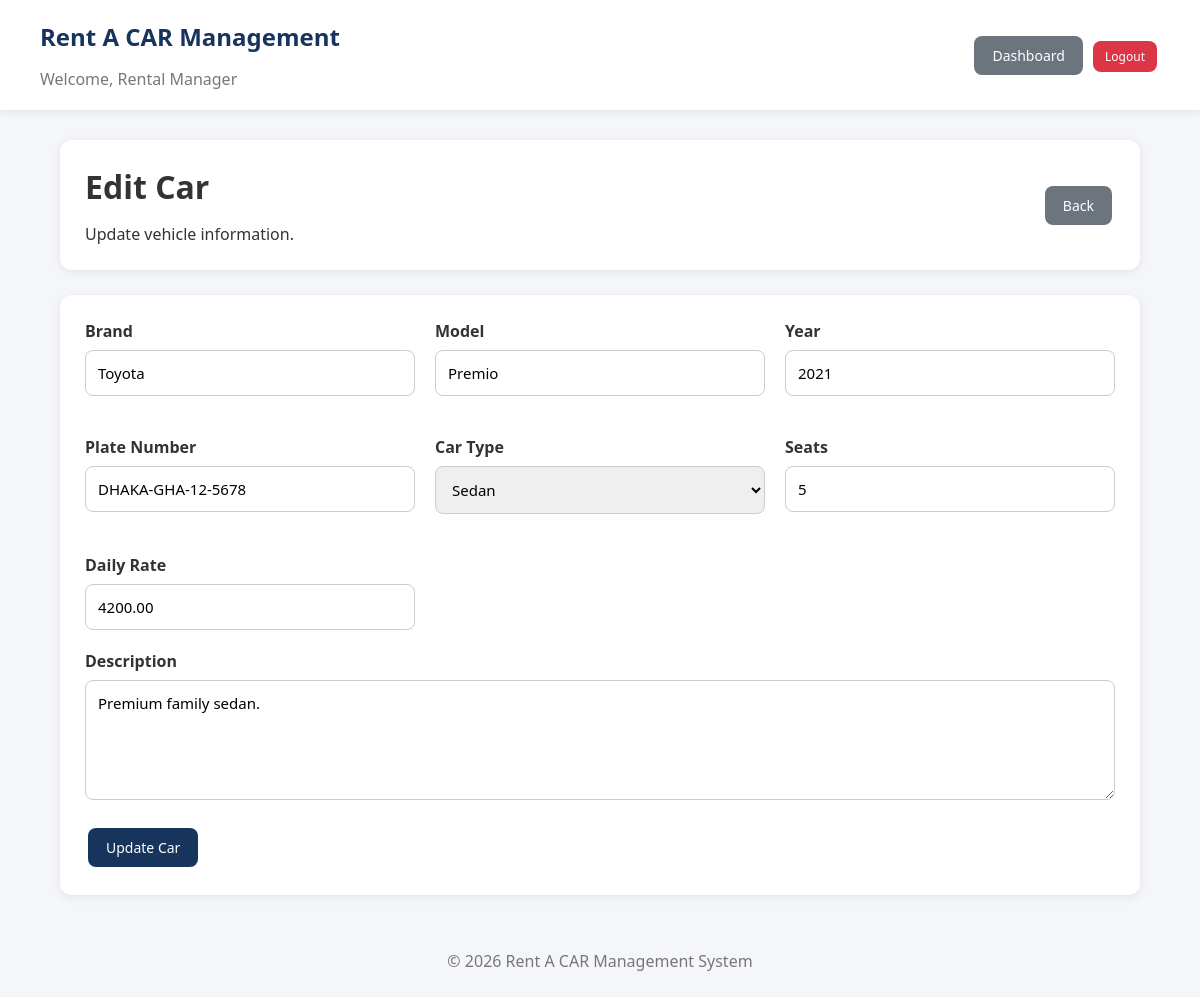
Page /index.php?page=manager&action=edit_car&id=2 (signed in) on the committed database.
### tables this page shows
CREATE TABLE cars(
    id INT AUTO_INCREMENT PRIMARY KEY,
    manager_id INT DEFAULT NULL,
    brand VARCHAR(80) NOT NULL,
    model VARCHAR(80) NOT NULL,
    car_year INT NOT NULL,
    plate_number VARCHAR(50) NOT NULL UNIQUE,
    car_type VARCHAR(50) NOT NULL,
    seats INT NOT NULL,
    daily_rate DECIMAL(10,2) NOT NULL,
    description TEXT,
    status ENUM('available','rented','inactive') DEFAULT 'available',
    maintenance_status ENUM('ready','service_required') DEFAULT 'ready',
    created_at TIMESTAMP DEFAULT CURRENT_TIMESTAMP,
    FOREIGN KEY(manager_id) REFERENCES users(id) ON DELETE SET NULL
);

### models/car_model.php (called while the page is built, shortened)
<?php
function get_car_by_id($conn,$id)
{
    $stmt=mysqli_prepare($conn,"SELECT * FROM cars WHERE id=?");
    mysqli_stmt_bind_param($stmt,"i",$id);
    mysqli_stmt_execute($stmt);
    return mysqli_fetch_assoc(mysqli_stmt_get_result($stmt));
}
?>

### helpers/helpers.php (called while the page is built, shortened)
<?php
function e($data)
{
    return htmlspecialchars($data ?? '', ENT_QUOTES, 'UTF-8');
}
?>

### views/manager/edit_car.php (the view)
<?php require_once "views/partials/header.php"; ?>
<div class="dashboard">
<div class="topbar">
<div>
<h1>Edit Car</h1>
<p>Update vehicle information.</p>
</div>
<a class="btn-secondary" href="index.php?page=manager&action=cars">Back</a>
</div>
<div class="box">
<form method="POST">
<div class="information">
<div class="field">
<label>Brand</label>
<input name="brand" value="<?= e($car['brand']); ?>" required>
</div>
<div class="field">
<label>Model</label>
<input name="model" value="<?= e($car['model']); ?>" required>
</div>
<div class="field">
<label>Year</label>
<input type="number" name="car_year" value="<?= e($car['car_year']); ?>" required>
</div>
<div class="field">
<label>Plate Number</label>
<input name="plate_number" value="<?= e($car['plate_number']); ?>" required>
</div>
<div class="field">
<label>Car Type</label>
<select name="car_type">
<?php foreach(['Sedan','SUV','Hatchback','Microbus','Luxury'] as $type): ?>
<option value="<?= e($type); ?>" <?= $car['car_type']==$type?'selected':''; ?>>
<?= e($type); ?>
</option>
<?php endforeach; ?>
</select>
</div>
<div class="field">
<label>Seats</label>
<input type="number" name="seats" value="<?= e($car['seats']); ?>" required>
</div>
<div class="field">
<label>Daily Rate</label>
<input type="number" name="daily_rate" step="0.01" value="<?= e($car['daily_rate']); ?>" required>
</div>
</div>
<div class="field">
<label>Description</label>
<textarea name="description"><?= e($car['description']); ?></textarea>
</div>
<button class="btn-primary">Update Car</button>
</form>
</div>
</div>
<?php require_once "views/partials/footer.php"; ?>

### assets/css/style.css (style rules this page uses)
* { margin:0; padding:0; box-sizing:border-box; font-family:"Segoe UI",Arial,sans-serif; }
body { background:#f4f6f9; color:#333; }
a { text-decoration:none; color:inherit; }
h1,h2,h3 { margin-bottom:15px; }
.dashboard { width:90%; margin:30px auto; }
.topbar { background:#fff; padding:25px; border-radius:12px; display:flex; justify-content:space-between; align-items:center; margin-bottom:25px; box-shadow:0 2px 10px rgba(0,0,0,.08); }
.box { background:#fff; padding:25px; border-radius:12px; margin-bottom:25px; box-shadow:0 2px 10px rgba(0,0,0,.08); }
.field { margin-bottom:20px; }
.field label { display:block; margin-bottom:8px; font-weight:600; }
input,textarea,select { width:100%; padding:12px; border:1px solid #ccc; border-radius:8px; font-size:15px; }
textarea { min-height:120px; resize:vertical; }
.information { display:grid; grid-template-columns:repeat(auto-fit,minmax(250px,1fr)); gap:20px; }
.btn-primary,.btn-secondary,.btn-danger,.btn-success,.btn-warning { display:inline-block; padding:10px 18px; border-radius:8px; border:none; cursor:pointer; margin:3px; color:white; font-size:14px; }
.btn-primary { background:#16345c; }
.btn-secondary { background:#6c757d; }

### rows in the picture
cars: brand "Toyota", model "Premio", car_year "2021", plate_number "DHAKA-GHA-12-5678", seats "5", daily_rate "4200.00", description "Premium family sedan."

### other values in the picture
$_SESSION['user']['name'] "Rental Manager"
form field car_type "Sedan"
